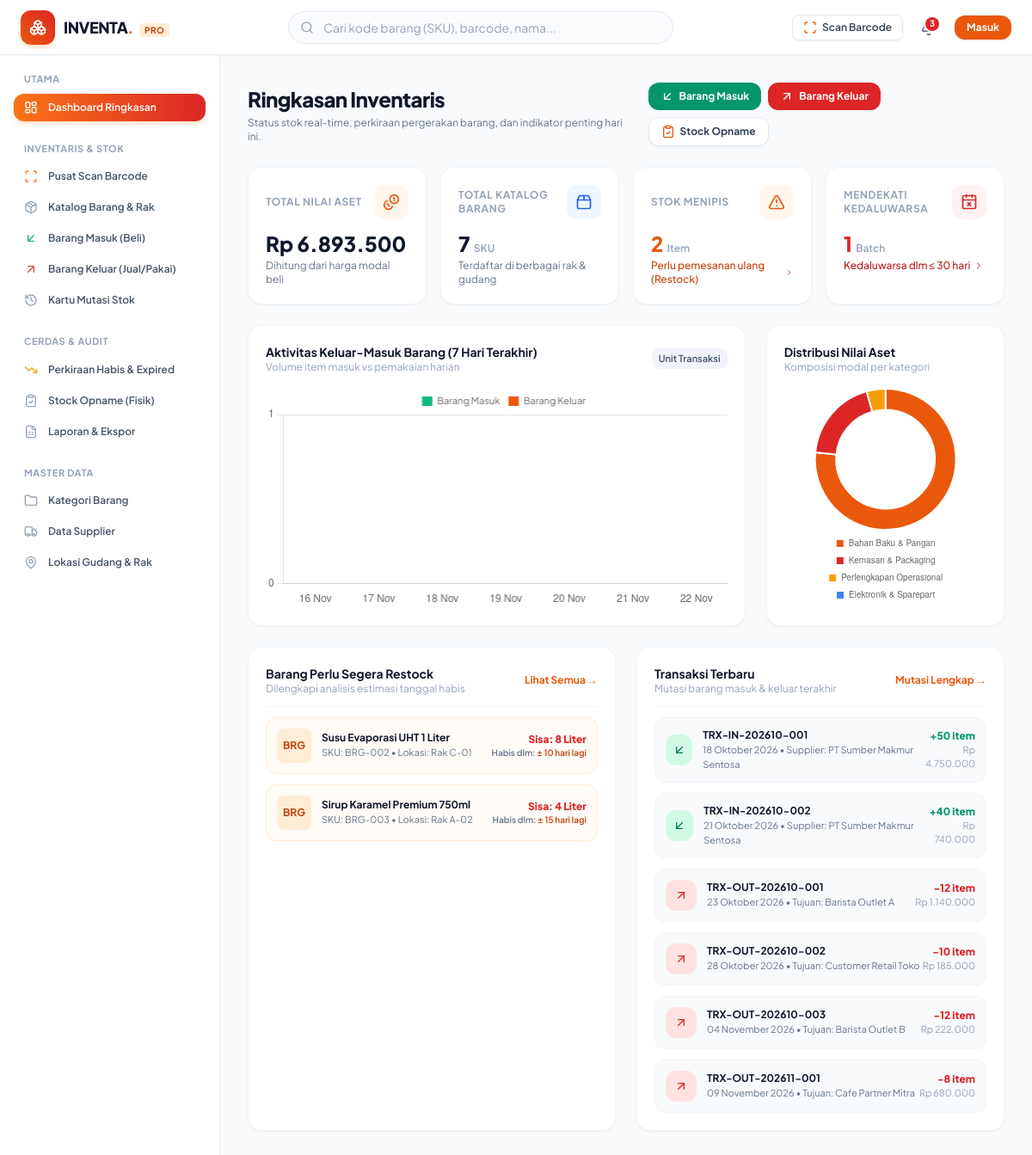
Page /pages/dashboard.php on the committed database.
### tables this page shows
CREATE TABLE `products` (
  `id` int NOT NULL,
  `sku` varchar(50) NOT NULL,
  `barcode` varchar(100) DEFAULT NULL,
  `name` varchar(200) NOT NULL,
  `category_id` int DEFAULT NULL,
  `unit_id` int DEFAULT NULL,
  `location_id` int DEFAULT NULL,
  `purchase_price` decimal(15,2) NOT NULL DEFAULT '0.00',
  `selling_price` decimal(15,2) NOT NULL DEFAULT '0.00',
  `min_stock` int NOT NULL DEFAULT '5',
  `current_stock` int NOT NULL DEFAULT '0',
  `image` varchar(255) DEFAULT NULL,
  `track_expiry` tinyint(1) NOT NULL DEFAULT '0',
  `description` text,
  `created_at` timestamp NULL DEFAULT CURRENT_TIMESTAMP,
  `updated_at` timestamp NULL DEFAULT CURRENT_TIMESTAMP ON UPDATE CURRENT_TIMESTAMP
);

CREATE TABLE `locations` (
  `id` int NOT NULL,
  `warehouse_name` varchar(100) NOT NULL,
  `rack_code` varchar(50) NOT NULL,
  `description` varchar(255) DEFAULT NULL,
  `created_at` timestamp NULL DEFAULT CURRENT_TIMESTAMP
);

CREATE TABLE `units` (
  `id` int NOT NULL,
  `name` varchar(50) NOT NULL,
  `symbol` varchar(15) NOT NULL
);

CREATE TABLE `transactions` (
  `id` int NOT NULL,
  `transaction_no` varchar(50) NOT NULL,
  `type` enum('in','out') NOT NULL,
  `reason` varchar(50) NOT NULL,
  `supplier_id` int DEFAULT NULL,
  `destination` varchar(150) DEFAULT NULL,
  `reference_no` varchar(100) DEFAULT NULL,
  `transaction_date` date NOT NULL,
  `user_id` int NOT NULL,
  `total_items` int NOT NULL DEFAULT '0',
  `total_amount` decimal(15,2) NOT NULL DEFAULT '0.00',
  `notes` text,
  `created_at` timestamp NULL DEFAULT CURRENT_TIMESTAMP
);

CREATE TABLE `suppliers` (
  `id` int NOT NULL,
  `code` varchar(30) NOT NULL,
  `name` varchar(150) NOT NULL,
  `contact_person` varchar(100) DEFAULT NULL,
  `phone` varchar(50) DEFAULT NULL,
  `email` varchar(100) DEFAULT NULL,
  `address` text,
  `notes` text,
  `created_at` timestamp NULL DEFAULT CURRENT_TIMESTAMP
);

### pages/dashboard.php (the view, shortened to what the rows shown need)
<?php
require_once __DIR__ . '/../includes/header.php';
?>
<div class="flex-1 flex overflow-hidden">
    <main class="flex-1 overflow-y-auto md:ml-64 p-4 sm:p-6 lg:p-8 pb-24 md:pb-8">
        <?php
        $pdo = db();
        $recentTransactions = [];
        $lowStockProducts = [];
        if ($pdo) {
            $stmtLowList = $pdo->query("
                SELECT p.*, c.name as category_name, u.symbol as unit_symbol, l.rack_code, l.warehouse_name
                FROM products p
                LEFT JOIN categories c ON p.category_id = c.id
                LEFT JOIN units u ON p.unit_id = u.id
                LEFT JOIN locations l ON p.location_id = l.id
                WHERE p.current_stock <= p.min_stock
                ORDER BY (p.current_stock - p.min_stock) ASC
                LIMIT 5
            ");
            $lowStockProducts = $stmtLowList->fetchAll();
            $stmtRecent = $pdo->query("
                SELECT t.*, u.name as user_name, s.name as supplier_name
                FROM transactions t
                LEFT JOIN users u ON t.user_id = u.id
                LEFT JOIN suppliers s ON t.supplier_id = s.id
                ORDER BY t.created_at DESC
                LIMIT 6
            ");
            $recentTransactions = $stmtRecent->fetchAll();
            $days = [];
            $inboundCounts = [];
            $outboundCounts = [];
            for ($i = 6; $i >= 0; $i--) {
                $d = date('Y-m-d', strtotime("-$i days"));
                $days[] = date('d M', strtotime($d));
                $qIn = $pdo->prepare("SELECT COALESCE(SUM(total_items), 0) FROM transactions WHERE type = 'in' AND transaction_date = ?");
                $qIn->execute([$d]);
                $inboundCounts[] = (int)$qIn->fetchColumn();
                $qOut = $pdo->prepare("SELECT COALESCE(SUM(total_items), 0) FROM transactions WHERE type = 'out' AND transaction_date = ?");
                $qOut->execute([$d]);
                $outboundCounts[] = (int)$qOut->fetchColumn();
            }
            $stmtCat = $pdo->query("
                SELECT c.name, COUNT(p.id) as item_count, COALESCE(SUM(p.current_stock * p.purchase_price), 0) as cat_val
                FROM categories c
                LEFT JOIN products p ON p.category_id = c.id
                GROUP BY c.id
                ORDER BY cat_val DESC
                LIMIT 5
            ");
            $catLabels = [];
            $catValues = [];
            while ($cRow = $stmtCat->fetch()) {
                $catLabels[] = $cRow['name'];
                $catValues[] = (float)$cRow['cat_val'];
            }
        }
        ?>
        <div class="mb-6 flex flex-col gap-4 sm:flex-row sm:items-center sm:justify-between">
            <div>
                <h1 class="text-2xl font-black tracking-tight text-slate-900">
                    Ringkasan Inventaris
                </h1>
            </div>
        </div>
        <div class="grid grid-cols-1 lg:grid-cols-3 gap-6 mb-6">
            <div class="lg:col-span-2 rounded-2xl bg-white p-5 shadow-sm border border-slate-100">
                <div class="flex items-center justify-between mb-4">
                    <div>
                        <h2 class="text-sm font-bold text-slate-900">Aktivitas Keluar-Masuk Barang (7 Hari Terakhir)</h2>
                    </div>
                </div>
            </div>
            <div class="rounded-2xl bg-white p-5 shadow-sm border border-slate-100">
                <div class="flex items-center justify-between mb-4">
                    <div>
                        <h2 class="text-sm font-bold text-slate-900">Distribusi Nilai Aset</h2>
                    </div>
                </div>
            </div>
        </div>
        <div class="grid grid-cols-1 lg:grid-cols-2 gap-6">
            <div class="rounded-2xl bg-white p-5 shadow-sm border border-slate-100">
                <div class="flex items-center justify-between pb-3 border-b border-slate-100 mb-3">
                    <div>
                        <h2 class="text-sm font-bold text-slate-900">Barang Perlu Segera Restock</h2>
                    </div>
                </div>
                <div class="space-y-3">
                    <?php if (empty($lowStockProducts)): ?>
                        <div class="py-8 text-center text-slate-400 text-xs">
                            <i data-lucide="check-circle" class="mx-auto mb-1 h-6 w-6 text-emerald-500"></i>
                            Bagus! Tidak ada barang yang berada di bawah batas minimum.
                        </div>
                    <?php else: ?>
                        <?php foreach ($lowStockProducts as $p):
                            $forecast = calculate_product_forecast((int)$p['id'], (int)$p['current_stock'], (int)$p['min_stock']);
                        ?>
                            <div class="flex items-center justify-between p-3 rounded-xl bg-orange-50/50 border border-orange-100 hover:bg-orange-50 transition">
                                <div class="flex items-center gap-3">
                                    <div class="h-10 w-10 rounded-lg bg-orange-100 flex items-center justify-center font-bold text-brand-700 text-xs shrink-0">
                                        <?= strtoupper(substr($p['sku'], 0, 3)) ?>
                                    </div>
                                    <div>
                                        <div class="text-xs font-bold text-slate-900 leading-tight">
                                            <a href="<?= BASE_URL ?>index.php?page=products_detail&id=<?= $p['id'] ?>" class="hover:text-brand-600">
                                                <?= sanitize($p['name']) ?>
                                            </a>
                                        </div>
                                        <div class="text-[11px] text-slate-500 mt-0.5">
                                            <span>SKU: <?= sanitize($p['sku']) ?></span> &bull;
                                            <span>Lokasi: <?= sanitize($p['rack_code'] ?? 'Belum Ditata') ?></span>
                                        </div>
                                    </div>
                                </div>
                                <div class="text-right">
                                    <div class="text-xs font-black text-crimson-600">
                                        Sisa: <?= $p['current_stock'] ?> <?= sanitize($p['unit_symbol'] ?? '') ?>
                                    </div>
                                    <div class="text-[10px] font-semibold text-slate-500">
                                        Habis dlm: <span class="text-brand-700"><?= $forecast['days_remaining_text'] ?></span>
                                    </div>
                                </div>
                            </div>
                        <?php endforeach; ?>
                    <?php endif; ?>
                </div>
            </div>
            <div class="rounded-2xl bg-white p-5 shadow-sm border border-slate-100">
                <div class="flex items-center justify-between pb-3 border-b border-slate-100 mb-3">
                    <div>
                        <h2 class="text-sm font-bold text-slate-900">Transaksi Terbaru</h2>
                    </div>
                </div>
                <div class="space-y-3">
                    <?php if (empty($recentTransactions)): ?>
                        <div class="py-8 text-center text-slate-400 text-xs">
                            Belum ada riwayat transaksi barang.
                        </div>
                    <?php else: ?>
                        <?php foreach ($recentTransactions as $tx): ?>
                            <div class="flex items-center justify-between p-3 rounded-xl bg-slate-50 border border-slate-100 hover:bg-white transition">
                                <div class="flex items-center gap-3">
                                    <div class="h-9 w-9 rounded-xl flex items-center justify-center <?= $tx['type'] === 'in' ? 'bg-emerald-100 text-emerald-700' : 'bg-red-100 text-crimson-600' ?>">
                                        <i data-lucide="<?= $tx['type'] === 'in' ? 'arrow-down-left' : 'arrow-up-right' ?>" class="h-4 w-4"></i>
                                    </div>
                                    <div>
                                        <div class="text-xs font-bold text-slate-900 leading-tight">
                                            <?= sanitize($tx['transaction_no']) ?>
                                        </div>
                                        <div class="text-[11px] text-slate-500 mt-0.5">
                                            <?= format_date($tx['transaction_date']) ?> &bull;
                                            <span><?= $tx['type'] === 'in' ? ('Supplier: ' . sanitize($tx['supplier_name'] ?? '-')) : ('Tujuan: ' . sanitize($tx['destination'] ?? '-')) ?></span>
                                        </div>
                                    </div>
                                </div>
                                <div class="text-right">
                                    <div class="text-xs font-black <?= $tx['type'] === 'in' ? 'text-emerald-600' : 'text-crimson-600' ?>">
                                        <?= $tx['type'] === 'in' ? '+' : '-' ?><?= number_format($tx['total_items']) ?> item
                                    </div>
                                    <div class="text-[11px] text-slate-400">
                                        <?= format_rupiah($tx['total_amount']) ?>
                                    </div>
                                </div>
                            </div>
                        <?php endforeach; ?>
                    <?php endif; ?>
                </div>
            </div>
        </div>
    </main>
</div>
<script>
document.addEventListener('DOMContentLoaded', () => {
    // 1. Transaction Activity Chart
    const ctxTrx = document.getElementById('trxChart');
    if (ctxTrx) {
        new Chart(ctxTrx, {
            type: 'bar',
            data: {
                labels: <?= json_encode($days ?? []) ?>,
                datasets: [
                    {
                        label: 'Barang Masuk',
                        data: <?= json_encode($inboundCounts ?? []) ?>,
                        backgroundColor: '#10b981',
                        borderRadius: 6,
                    },
                    {
                        label: 'Barang Keluar',
                        data: <?= json_encode($outboundCounts ?? []) ?>,
                        backgroundColor: '#ea580c',
                        borderRadius: 6,
                    }
                ]
            },
            options: {
                responsive: true,
                maintainAspectRatio: false,
                plugins: {
                    legend: { position: 'top', labels: { boxWidth: 12, font: { family: 'Plus Jakarta Sans', size: 11 } } }
                },
                scales: {
                    x: { grid: { display: false } },
                    y: { beginAtZero: true, ticks: { precision: 0 } }
                }
            }
        });
    }
    // 2. Category Donut Chart
    const ctxCat = document.getElementById('categoryChart');
    if (ctxCat) {
        new Chart(ctxCat, {
            type: 'doughnut',
            data: {
                labels: <?= json_encode($catLabels ?? []) ?>,
                datasets: [{
                    data: <?= json_encode($catValues ?? []) ?>,
                    backgroundColor: ['#ea580c', '#dc2626', '#f59e0b', '#3b82f6', '#8b5cf6'],
                    borderWidth: 2,
                    borderColor: '#ffffff'
                }]
            },
            options: {
                responsive: true,
                maintainAspectRatio: false,
                plugins: {
                    legend: { position: 'bottom', labels: { boxWidth: 10, font: { size: 10 } } }
                },
                cutout: '70%'
            }
        });
    }
});
</script>
<?php require_once __DIR__ . '/../includes/footer.php'; ?>

### rows in the picture
products: sku "BRG", name "Susu Evaporasi UHT 1 Liter", sku "BRG-002", location.rack_code "Rak C-01", current_stock "8", unit.symbol "Liter", days_remaining_text "± 10 hari lagi"
products: sku "BRG", name "Sirup Karamel Premium 750ml", sku "BRG-003", location.rack_code "Rak A-02", current_stock "4", unit.symbol "Liter", days_remaining_text "± 15 hari lagi"
transactions: transaction_no "TRX-IN-202610-001", transaction_date "18 Oktober 2026", supplier.name "PT Sumber Makmur Sentosa", total_items "50", total_amount "Rp 4.750.000"
transactions: transaction_no "TRX-IN-202610-002", transaction_date "21 Oktober 2026", supplier.name "PT Sumber Makmur Sentosa", total_items "40", total_amount "Rp 740.000"
transactions: transaction_no "TRX-OUT-202610-001", transaction_date "23 Oktober 2026", destination "Barista Outlet A", total_items "12", total_amount "Rp 1.140.000"
transactions: transaction_no "TRX-OUT-202610-002", transaction_date "28 Oktober 2026", destination "Customer Retail Toko", total_items "10", total_amount "Rp 185.000"
transactions: transaction_no "TRX-OUT-202610-003", transaction_date "04 November 2026", destination "Barista Outlet B", total_items "12", total_amount "Rp 222.000"
transactions: transaction_no "TRX-OUT-202611-001", transaction_date "09 November 2026", destination "Cafe Partner Mitra", total_items "8", total_amount "Rp 680.000"

### other values in the picture
$totalAlerts "3"
format_rupiah($totalValuation) "Rp 6.893.500"
$totalItems "7"
$totalLowStock "2"
$totalExpiringSoon "1"
chart data {{ json_encode($inboundCounts ?? []) }} [0,0,0,0,0,0,0]
chart data {{ json_encode($outboundCounts ?? []) }} [0,0,0,0,0,0,0]
chart data {{ json_encode($catLabels ?? []) }} ["Bahan Baku & Pangan","Kemasan & Packaging","Perlengkapan Operasional","Elektronik & Sparepart"]
